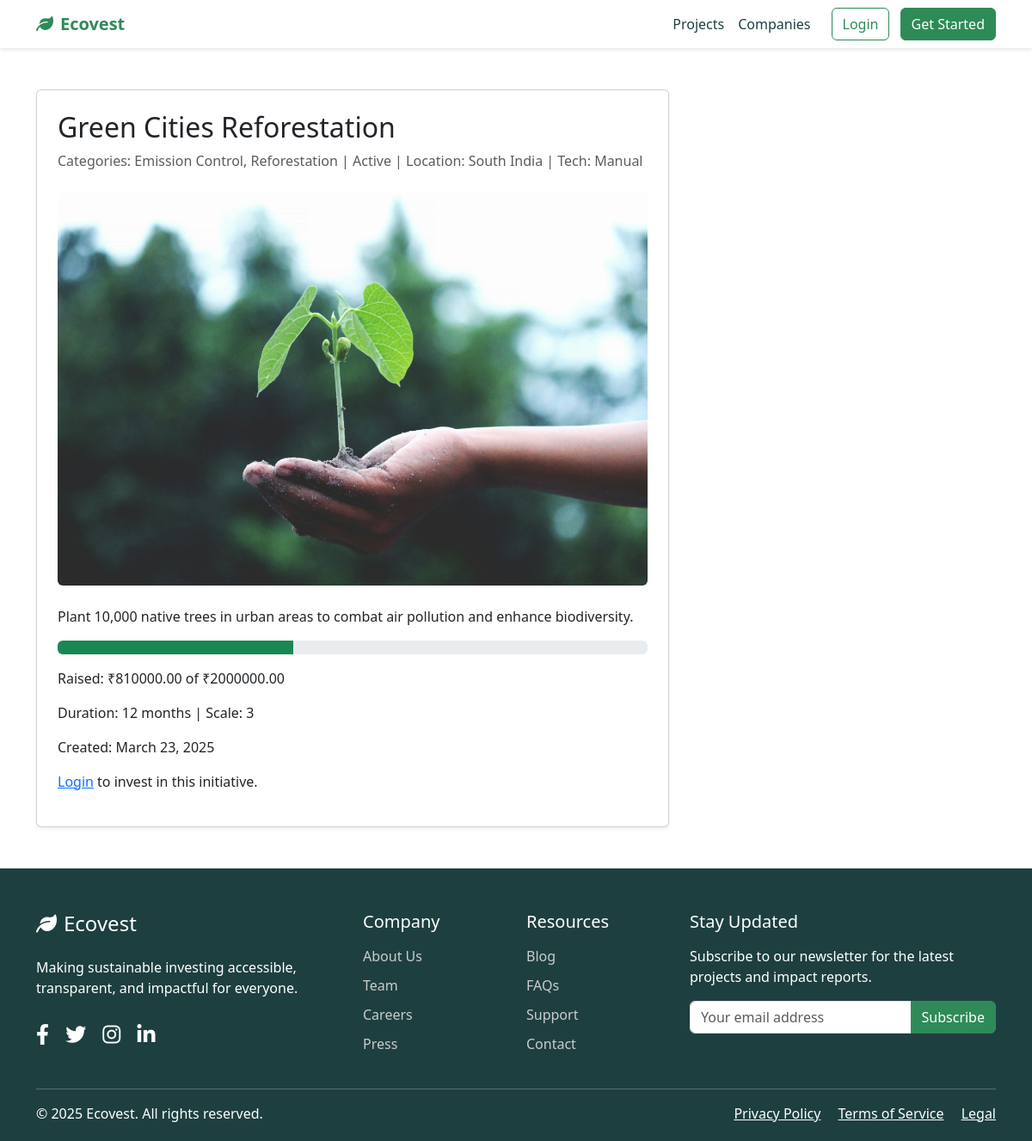
/initiatives/2/, run on the app's committed database.
### initiatives/models.py (models this page shows, shortened)
class Initiative(models.Model):
    STATUS_CHOICES = [
        ('active', 'Active'),
        ('funded', 'Funded'),
        ('completed', 'Completed'),
    ]
    LOCATION_CHOICES = [
        ('North India', 'North India'),
        ('South India', 'South India'),
        ('East India', 'East India'),
        ('West India', 'West India'),
    ]
    TECHNOLOGY_CHOICES = [
        ('Solar', 'Solar'),
        ('Wind', 'Wind'),
        ('Hydro', 'Hydro'),
        ('Organic', 'Organic'),
        ('Mechanical', 'Mechanical'),
        ('Chemical', 'Chemical'),
        ('Biofuel', 'Biofuel'),
        ('EV', 'Electric Vehicle'),
        ('Manual', 'Manual'),
        ('AI', 'Artificial Intelligence'),
    ]
    title = models.CharField(max_length=200)
    description = models.TextField()
    categories = models.ManyToManyField(Category, related_name='initiatives')
    image = models.ImageField(upload_to='initiatives/', null=True, blank=True)
    goal_amount = models.DecimalField(max_digits=10, decimal_places=2)
    current_amount = models.DecimalField(max_digits=10, decimal_places=2, default=0.0)
    duration_months = models.PositiveIntegerField(default=12)
    project_scale = models.PositiveIntegerField(default=1, help_text="Scale of project (1=small, 5=medium, 10=large)")
    location = models.CharField(max_length=50, choices=LOCATION_CHOICES, default='North India')
    technology_type = models.CharField(max_length=50, choices=TECHNOLOGY_CHOICES, default='Manual')
    status = models.CharField(max_length=20, choices=STATUS_CHOICES, default='active')
    created_at = models.DateTimeField(auto_now_add=True)
    updated_at = models.DateTimeField(auto_now=True)

class Category(models.Model):
    name = models.CharField(max_length=100, choices=[
        ('Renewable Energy', 'Renewable Energy'),
        ('Recycling', 'Recycling'),
        ('Emission Control', 'Emission Control'),
        ('Water Conservation', 'Water Conservation'),
        ('Reforestation', 'Reforestation'),
        ('Sustainable Agriculture', 'Sustainable Agriculture'),
        ('Clean Transportation', 'Clean Transportation'),
        ('Waste Management', 'Waste Management'),
        ('Green Technology', 'Green Technology'),
        ('Ocean Conservation', 'Ocean Conservation'),
    ])
    description = models.TextField(blank=True)

### initiatives/views.py (the view)
# urls.py: path('<int:pk>/', views.initiative_detail, name='initiative_detail'),
def initiative_detail(request, pk):
    initiative = get_object_or_404(Initiative, pk=pk)
    return render(request, 'initiatives/initiative_detail.html', {'initiative': initiative})

### initiatives/templates/initiatives/initiative_detail.html (shortened to what this page needs)
{% extends 'core/base.html' %}
{% block content %}
<section class="py-5">
    <div class="container">
        <div class="row">
            <div class="col-md-8">
                <div class="card shadow-sm">
                    <div class="card-body p-4">
                        <h2 class="card-title">{{ initiative.title }}</h2>
                        <p class="text-muted mb-4">
                            Categories: {% for category in initiative.categories.all %}{{ category.name }}{% if not forloop.last %}, {% endif %}{% endfor %} |
                            {{ initiative.status|title }} |
                            Location: {{ initiative.location }} | Tech: {{ initiative.technology_type }}
                        </p>
                        {% if initiative.image %}
                            <img src="{{ initiative.image.url }}" class="img-fluid mb-4 rounded" alt="{{ initiative.title }}">
                        {% else %}
                            <img src="https://source.unsplash.com/random/800x400/?sustainability" class="img-fluid mb-4 rounded" alt="{{ initiative.title }}">
                        {% endif %}
                        <p>{{ initiative.description }}</p>
                        <div class="progress mb-3">
                            <div class="progress-bar bg-success" role="progressbar" style="width: {% widthratio initiative.current_amount initiative.goal_amount 100 %}%" aria-valuenow="{% widthratio initiative.current_amount initiative.goal_amount 100 %}" aria-valuemin="0" aria-valuemax="100"></div>
                        </div>
                        <p>Raised: ₹{{ initiative.current_amount|floatformat:2 }} of ₹{{ initiative.goal_amount|floatformat:2 }}</p>
                        <p>Duration: {{ initiative.duration_months }} months | Scale: {{ initiative.project_scale }}</p>
                        <p>Created: {{ initiative.created_at|date:"F d, Y" }}</p>
                        {% if user.is_authenticated and initiative.status == 'active' %}
                            <a href="{% url 'invest_initiative' initiative.id %}" class="btn btn-primary">Invest Now</a>
                        {% elif not user.is_authenticated %}
                            <p><a href="{% url 'login' %}">Login</a> to invest in this initiative.</p>
                        {% else %}
                            <p class="text-muted">This initiative is {{ initiative.status }}.</p>
                        {% endif %}
                    </div>
                </div>
            </div>
        </div>
    </div>
</section>
{% endblock %}

### static/css/style.css (style rules this page uses)
:root { --primary-color: #2E8B57; --secondary-color: #3CB371; --accent-color: #F0F8FF; --dark-color: #1E3F40; --light-color: #F5F5F5; }
body { font-family: 'Segoe UI', Tahoma, Geneva, Verdana, sans-serif; color: #333; }

### data on the page
Initiative: title "Green Cities Reforestation", status "Active", location "South India", technology_type "Manual", image (picture), description "Plant 10,000 native trees in urban areas to combat air pollution and enhance biodiversity.", current_amount "810000.00", goal_amount "2000000.00", duration_months "12", project_scale "3", created_at "March 23, 2025"
Category: name "Emission Control"
Category: name "Reforestation"
